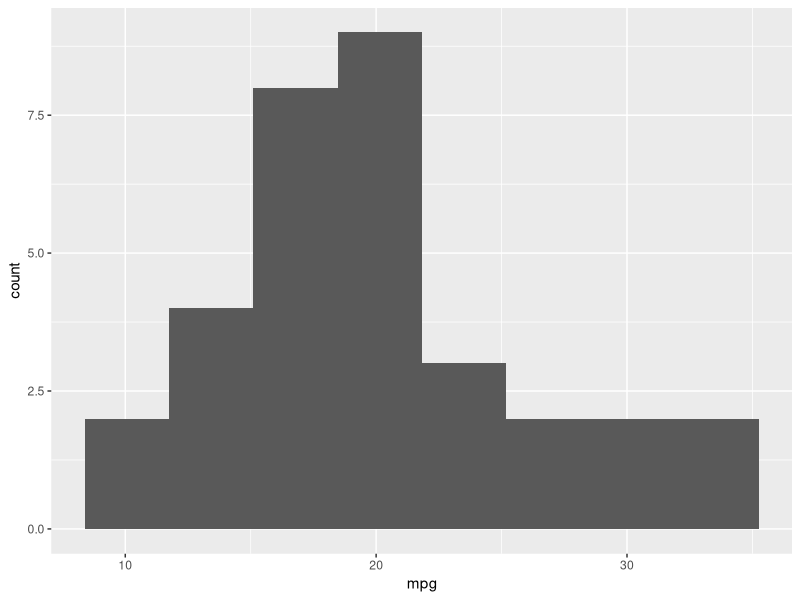
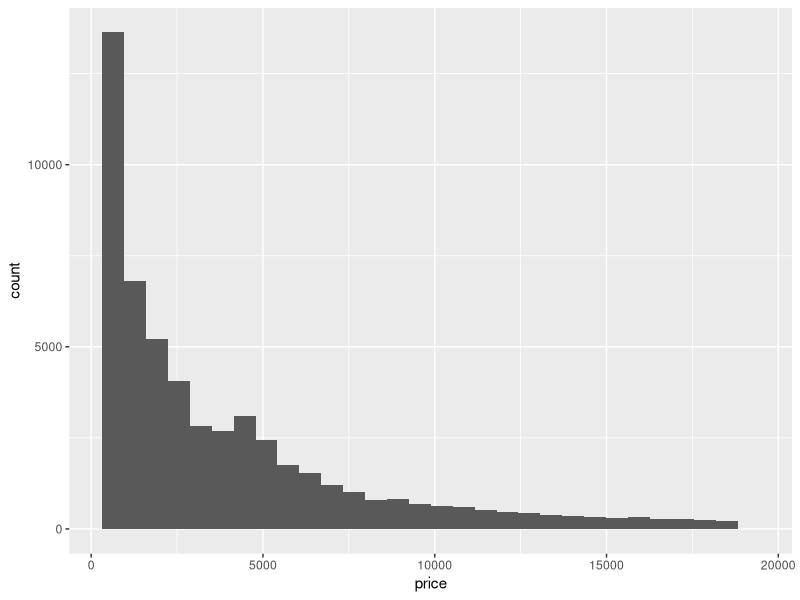
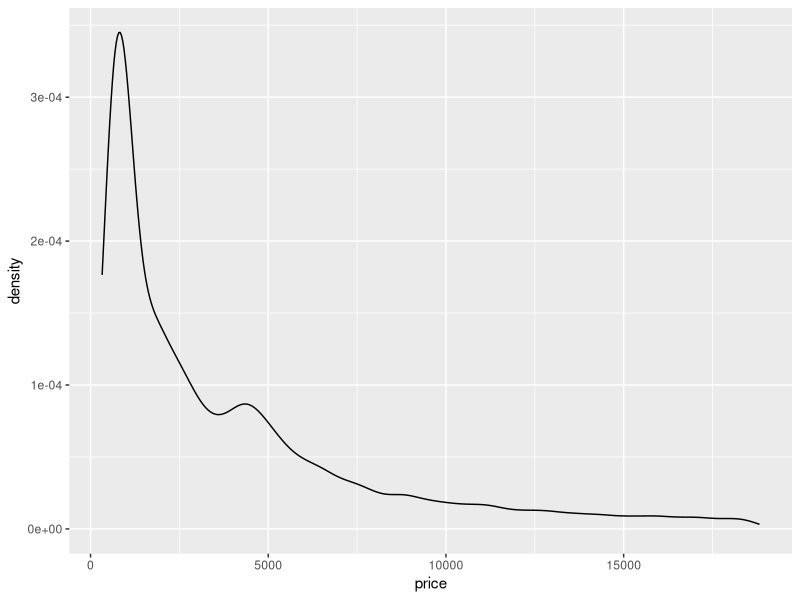
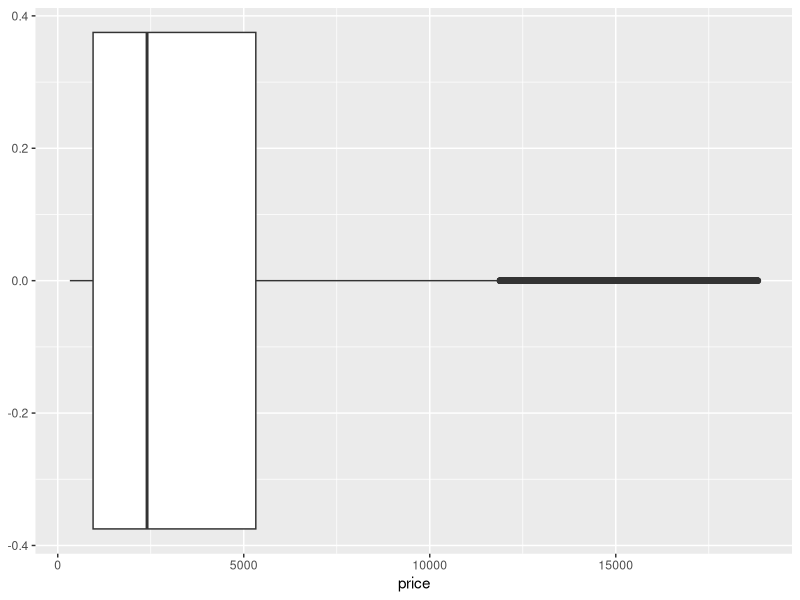
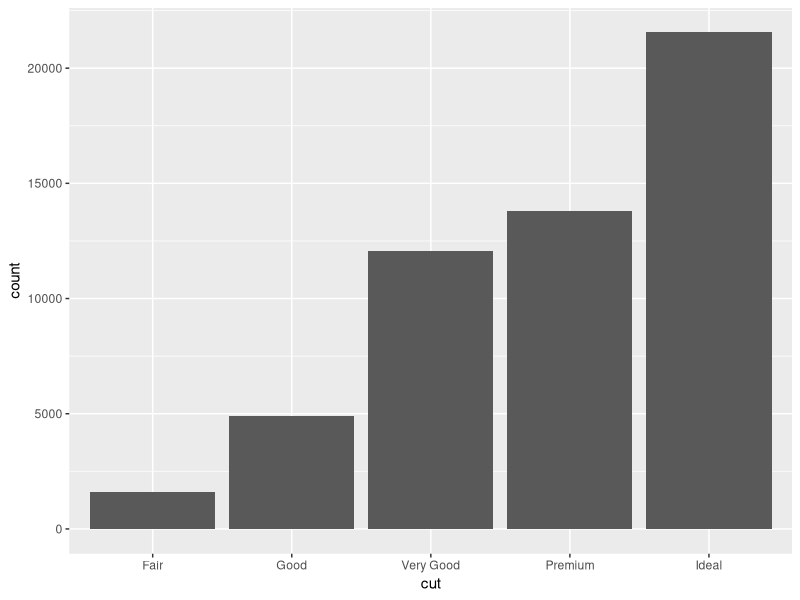
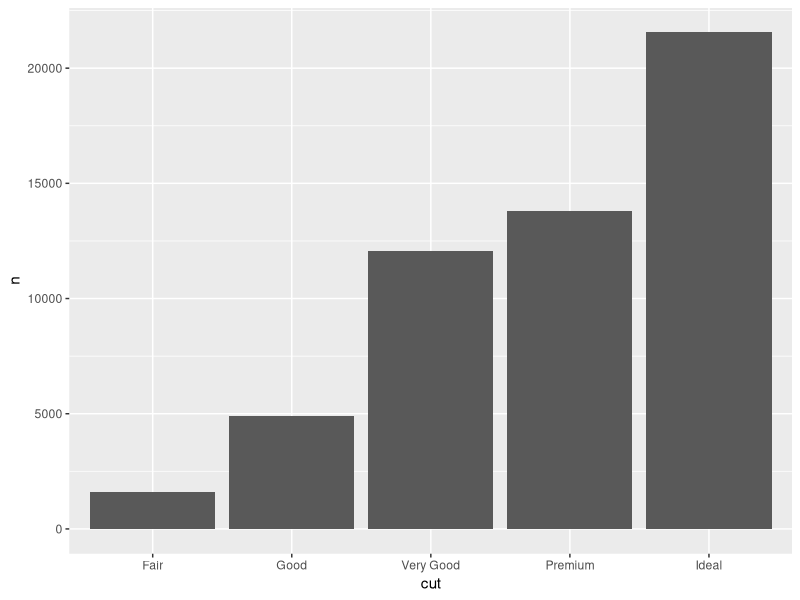
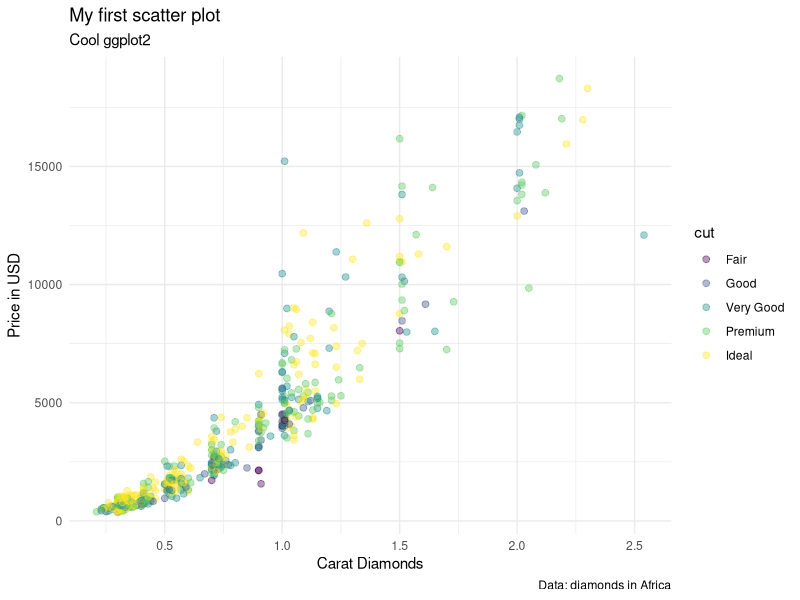
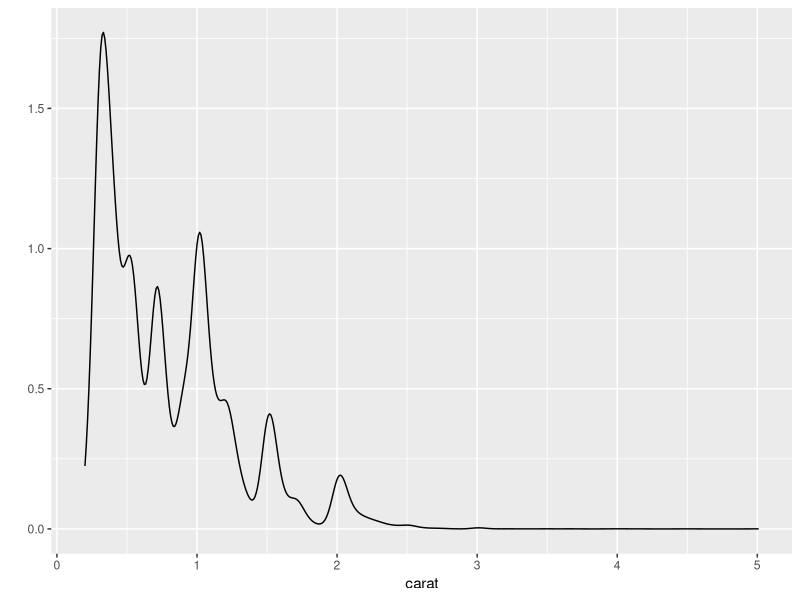

These charts were generated, in order, by the following R code:
## grammar of graphics

library(tidyverse)
library(ggthemes)

## how to choose visualization
## 1. number of variable
## 2. data type

## basic syntax

ggplot(data = mtcars, 
       mapping = aes(x = mpg)) +
  geom_histogram(bins=8)

## one variable + continuous (number)

ggplot(diamonds,
       aes(x=price)) +
  geom_histogram()

ggplot(diamonds,
       aes(x=price)) +
  geom_density()

## DRY: Donot Repeat Yourself
base <- ggplot(diamonds, aes(x=price))
p1 <- base + geom_histogram()
p2 <- base + geom_density()

## Boxplot
ggplot(diamonds, aes(x=price)) +
  geom_boxplot()

## one variable + discrete (factor)

## with raw data 
ggplot(diamonds, aes(cut)) + 
  geom_bar()

## with aggregated  data

diamonds %>%
  count(cut) %>%
  ggplot(data = ., mapping=aes(x=cut, y=n)) +
  geom_col()

## two variables: number x number

## scatter plot
## setting vs. mapping

set.seed(99)
ggplot(diamonds %>% sample_n(500), 
       # mapping
       mapping = aes(x=carat, y=price, 
                     color=cut)) +
  # setting
  geom_point(alpha=0.4, size=2) +
  labs(
    title="My first scatter plot",
    subtitle="Cool ggplot2",
    caption="Data: diamonds in Africa",
    y = "Price in USD",
    x = "Carat Diamonds"
  ) +
  theme_minimal()

## shortcut qplot()
## quick plot

qplot(x = carat, data = diamonds, geom="density")
qplot(x = carat, data = diamonds, geom="histogram")
qplot(cut, data = diamonds, geom="bar")

## layers in ggplot2
base <- ggplot(diamonds %>% 
                 sample_n(1000) %>%
                 filter(carat <= 2.8),
               aes(x=carat, y=price))

p3 <- base + 
  theme_minimal() +
  geom_point(alpha=0.7, color="#d2e80e") +
  geom_smooth(method="loess", se=TRUE)

## bar plot
ggplot(diamonds, aes(cut, fill=clarity)) +
  geom_bar(position="fill") + 
  theme_minimal()

## How to change color?
ggplot(diamonds, aes(cut, fill=cut)) +
  geom_bar() +
  theme_minimal() +
  scale_fill_brewer(palette = "Accent")

## heat map color scale
ggplot(diamonds %>%
         sample_frac(0.1), aes(carat, price, color=price)) +
  geom_point(alpha=0.3) +
  theme_minimal() +
  scale_color_gradient(low = "gold", high = "purple")

## multiple sub-plots

ggplot(diamonds %>%
         sample_frac(0.2), aes(carat,price)) +
  geom_point(alpha=0.2, size=2, color="red") +
  geom_smooth(method="lm", color="black") +
  theme_minimal() +
  facet_grid(~ cut)

## multiple dataframes

m1 <- mtcars %>% filter(mpg > 30)
m2 <- mtcars %>% filter(mpg <= 20)

ggplot() +
  theme_minimal() +
  geom_point(data=m1, aes(wt, mpg), color="blue") +
  geom_point(data=m2, aes(wt, mpg), color="red")

## bin2D
ggplot(diamonds, aes(carat, price)) +
    geom_bin2d(bins=50)

## Homework
## 1. create Rmarkdown
## 2. create 5 charts
## data = mpg

library(patchwork)
p1 <- qplot(hwy, data=mpg, geom="density")
p2 <- qplot(cty, data=mpg, geom="histogram")
p3 <- qplot(cty, hwy, data=mpg, geom="point")
p4 <- qplot(cty, hwy, data=mpg, geom="smooth")

(p1 + p2 + p3) / p4

p1 / (p2 + p3 + p4)



data(mpg)
head(mpg)

ggplot(mpg , 
       aes(cty)) +
  geom_histogram()


mpg %>%
  distinct(manufacturer,model) %>%
  count(manufacturer) %>%
  ggplot(aes(x = n, y = reorder(manufacturer, n))) +
  geom_col(fill = "skyblue") +
  labs(title = "Nunber of car by model form manufacturer",
       x = "Number of model",
       y = "Manufacturer")+
  theme_minimal()



mpg %>%
  group_by(class) %>%
  summarise(mean_cty = mean(cty)) %>%
  ggplot(aes(x = class, y = mean_cty, fill = class)) +
  geom_col() +
  labs(title = "Mean City MPG by Car Class",
       x = "Car Class",
       y = "Mean City MPG",
       fill = "Car Class") +
  theme_minimal()
       

mpg %>% 
  ggplot((aes(class,cty))) +
  geom_boxplot(aes(fill = "City MPG")) + 
  geom_boxplot(aes(class,hwy,fill = "Highway MPG"))+
  labs(title = "")
  

mpg %>%
  ggplot(aes(x = class)) +
  geom_boxplot(aes(y = cty, fill = "City MPG"), position = position_dodge(width = 0.8)) + 
  geom_boxplot(aes(y = hwy, fill = "Highway MPG"), position = position_dodge(width = 0.8)) +
  labs(title = "City and Highway MPG by Car Class",
       y = "Miles per Gallon",
       x = "Class",
       fill = "Metric") +
  theme_minimal()


ggplot(mpg, aes(displ,hwy)) +
  geom_point() + 
  geom_smooth(method = "lm")+
  labs(title = "Scatter Plot with Linear Regression",
       x = "Displacement",
       y = "Highway MPG") +
  theme_minimal()


mpg  %>% 
  group_by(manufacturer) %>% 
  summarise(mean_highway = mean(hwy)) %>% 
  ggplot(aes(x= mean_highway, y = reorder(manufacturer,mean_highway),
             label = sprintf("%0.2f", round(mean_highway, digit = 2))))+
  geom_col() + 
  labs(title = "Maen Highway MPG by Manufacturer",
       x = "Manufacturer",
       y = "Mean Highway MPG") +
  geom_text(size = 3 , hjust = 1.5 , vjust = 0.5 , color = "white")+
  theme_minimal()

  



